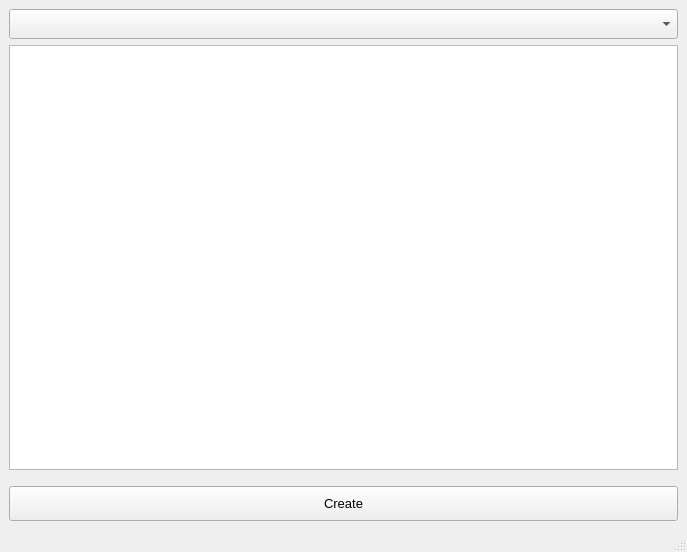
<?xml version="1.0" encoding="UTF-8"?>
<ui version="4.0">
 <class>MainWindow</class>
 <widget class="QMainWindow" name="MainWindow">
  <property name="geometry">
   <rect>
    <x>0</x>
    <y>0</y>
    <width>687</width>
    <height>552</height>
   </rect>
  </property>
  <property name="windowTitle">
   <string>MainWindow</string>
  </property>
  <widget class="QWidget" name="centralwidget">
   <layout class="QVBoxLayout" name="verticalLayout_2">
    <item>
     <layout class="QVBoxLayout" name="verticalLayout">
      <item>
       <widget class="QComboBox" name="comboBox">
        <property name="minimumSize">
         <size>
          <width>0</width>
          <height>30</height>
         </size>
        </property>
       </widget>
      </item>
      <item>
       <widget class="QListWidget" name="listWidget"/>
      </item>
      <item>
       <spacer name="verticalSpacer">
        <property name="orientation">
         <enum>Qt::Vertical</enum>
        </property>
        <property name="sizeType">
         <enum>QSizePolicy::Fixed</enum>
        </property>
        <property name="sizeHint" stdset="0">
         <size>
          <width>20</width>
          <height>10</height>
         </size>
        </property>
       </spacer>
      </item>
      <item>
       <widget class="QPushButton" name="pushButton">
        <property name="minimumSize">
         <size>
          <width>0</width>
          <height>35</height>
         </size>
        </property>
        <property name="font">
         <font>
          <pointsize>10</pointsize>
         </font>
        </property>
        <property name="text">
         <string>Create</string>
        </property>
       </widget>
      </item>
     </layout>
    </item>
   </layout>
  </widget>
  <widget class="QMenuBar" name="menubar">
   <property name="geometry">
    <rect>
     <x>0</x>
     <y>0</y>
     <width>687</width>
     <height>25</height>
    </rect>
   </property>
  </widget>
  <widget class="QStatusBar" name="statusbar"/>
 </widget>
 <resources/>
 <connections/>
</ui>
